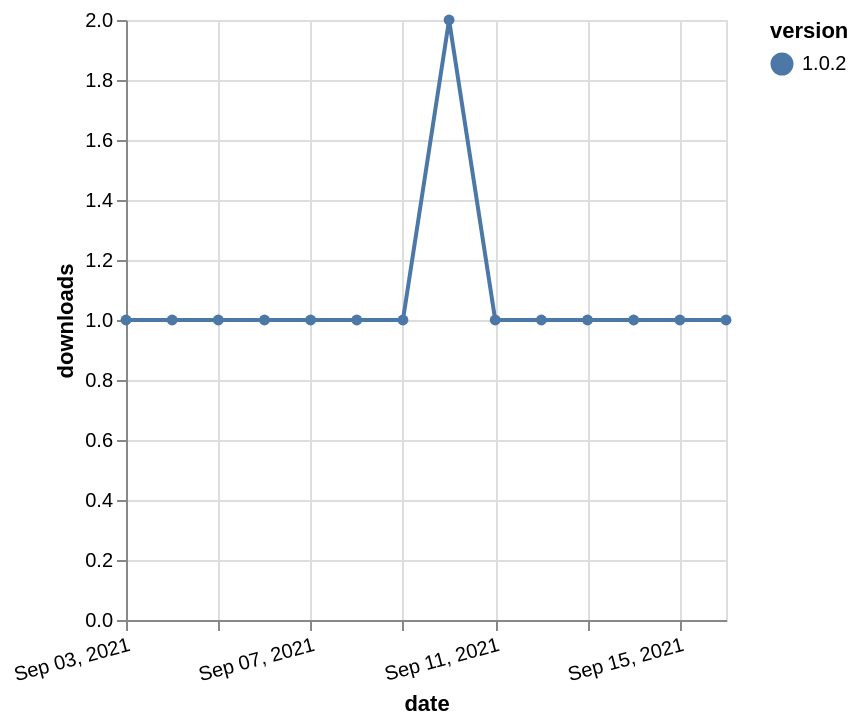

Source (Vega-Lite JSON):
### Vega-Lite specification from a JSON file in a GitHub repository (floating-point values rounded to 4 significant figures)
{"$schema": "https://vega.github.io/schema/vega-lite/v5.json", "description": "A simple bar chart with embedded data.", "data": {"values": [{"date": "2021-09-03", "total": 148, "delta": 1, "version": "1.0.2"}, {"date": "2021-09-04", "total": 149, "delta": 1, "version": "1.0.2"}, {"date": "2021-09-05", "total": 150, "delta": 1, "version": "1.0.2"}, {"date": "2021-09-06", "total": 151, "delta": 1, "version": "1.0.2"}, {"date": "2021-09-07", "total": 152, "delta": 1, "version": "1.0.2"}, {"date": "2021-09-08", "total": 153, "delta": 1, "version": "1.0.2"}, {"date": "2021-09-09", "total": 154, "delta": 1, "version": "1.0.2"}, {"date": "2021-09-10", "total": 156, "delta": 2, "version": "1.0.2"}, {"date": "2021-09-11", "total": 157, "delta": 1, "version": "1.0.2"}, {"date": "2021-09-12", "total": 158, "delta": 1, "version": "1.0.2"}, {"date": "2021-09-13", "total": 159, "delta": 1, "version": "1.0.2"}, {"date": "2021-09-14", "total": 160, "delta": 1, "version": "1.0.2"}, {"date": "2021-09-15", "total": 161, "delta": 1, "version": "1.0.2"}, {"date": "2021-09-16", "total": 162, "delta": 1, "version": "1.0.2"}]}, "width": "container", "mark": {"type": "line", "point": {"filled": true}}, "encoding": {"x": {"field": "date", "type": "temporal", "timeUnit": "yearmonthdate", "title": "date", "axis": {"labelAngle": -15}}, "y": {"field": "delta", "type": "quantitative", "title": "downloads"}, "color": {"field": "version", "type": "nominal"}, "tooltip": {"field": "delta"}}}
